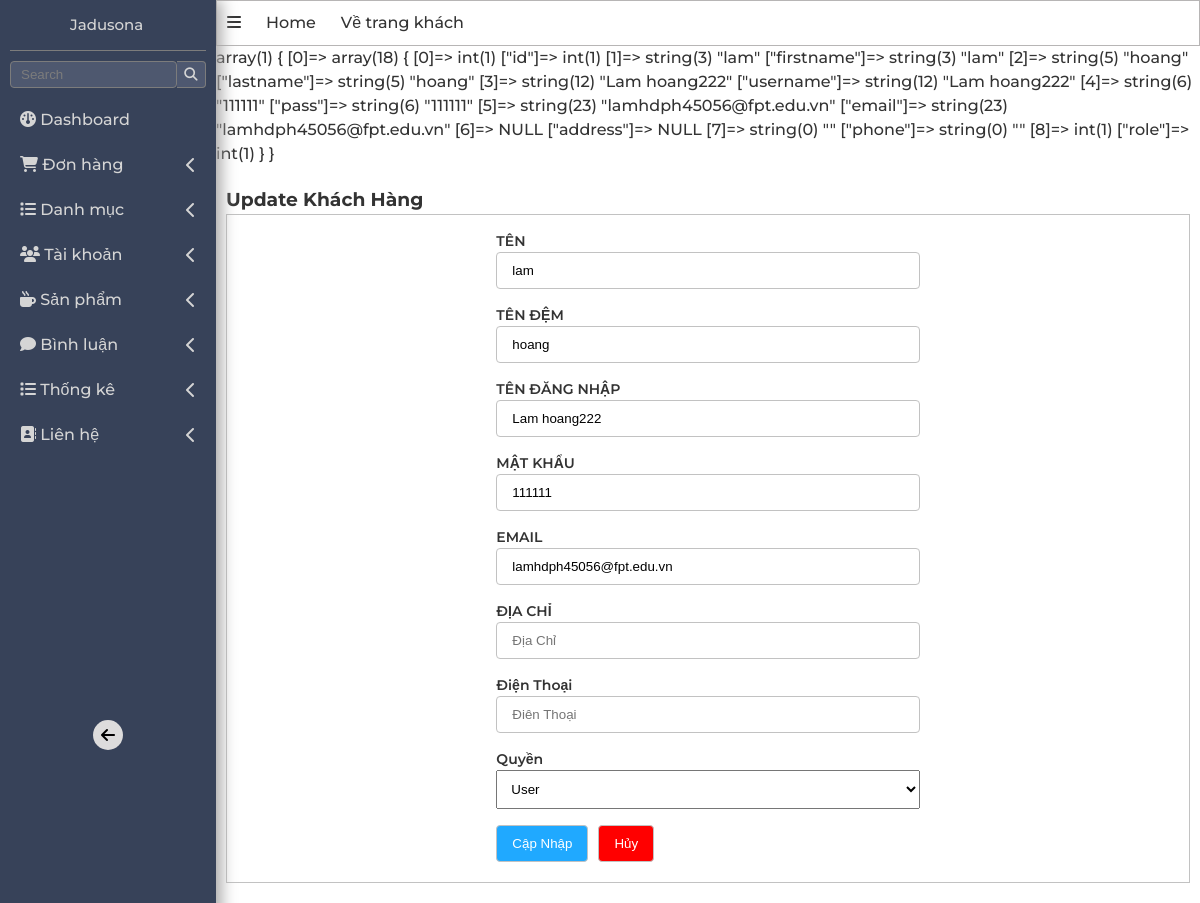
/admin/index.php?act=suatk&id=1 (signed in), run on the app's committed database.
### tables this page shows
CREATE TABLE `taikhoan` (
  `id` int(11) NOT NULL,
  `firstname` varchar(255) NOT NULL,
  `lastname` varchar(255) NOT NULL,
  `username` varchar(255) NOT NULL,
  `pass` varchar(255) NOT NULL,
  `email` varchar(255) NOT NULL,
  `address` varchar(255) DEFAULT NULL,
  `phone` varchar(255) DEFAULT NULL,
  `role` tinyint(4) NOT NULL DEFAULT 0
);

### model/pdo.php (called while the page is built, shortened)
<?php
function pdo_get_connection(){
    $dburl = "mysql:host=localhost;dbname=duan1;charset=utf8";
    $username = 'root';
    $password = '';
    $conn = new PDO($dburl, $username, $password);
    $conn->setAttribute(PDO::ATTR_ERRMODE, PDO::ERRMODE_EXCEPTION);
    return $conn;
}
function pdo_query($sql){
    $sql_args = array_slice(func_get_args(), 1);
    try{
        $conn = pdo_get_connection();
        $stmt = $conn->prepare($sql);
        $stmt->execute($sql_args);
        $rows = $stmt->fetchAll();
        return $rows;
    }
    catch(PDOException $e){
        throw $e;
    }
    finally{
        unset($conn);
    }
}

### model/taikhoan.php (called while the page is built, shortened)
<?php
    function loadall_taikhoan($id,$role){
        $sql = "select * from taikhoan where 1";
        $sql.= " order by id desc";
        $listtaikhoan = pdo_query($sql);
        return $listtaikhoan;
    }
    function loadone_taikhoan($id){
        $sql = "select * from taikhoan where id = '$id'";
        $user = pdo_query($sql);
        return $user;
    }
?>

### admin/taikhoan/update.php (the view, shortened to what this page needs)
<?php
    if(is_array($taikhoan)){
        var_dump($taikhoan);
      }
?>
<main class="w-100 d-f f-d">
          <h3>Update Khách Hàng</h3>
          <div class="search_list-product-admin w-100 d-f jf-c">
            <form action="index.php?act=updatetk" class="general-form" method="post" enctype="multipart/form-data">
            <div class="block_form d-f f-d">
                <label for=""> TÊN  </label>
                <input type="text" placeholder="Tên" name="firstname"  value="<?=$taikhoan[0]['firstname']?>">
              </div>
              <div class="block_form d-f f-d">
                <label for=""> TÊN ĐỆM  </label>
                <input type="text" placeholder="Tên Đệm" name="lastname"  value="<?=$taikhoan[0]['lastname']?>">
              </div>
              <div class="block_form d-f f-d">
                <label for=""> TÊN ĐĂNG NHẬP  </label>
                <input type="text" placeholder="Tên Đang Nhập" name="tentk"  value="<?=$taikhoan[0]['username']?>">
              </div>
              <div class="block_form d-f f-d">
                <label for="">MẬT KHẨU</label>
                <input type="text" placeholder="MẬT KHẨU" name="matkhau" value="<?=$taikhoan[0]['pass']?>">
              </div>
              <div class="block_form d-f f-d">
                <label for="">EMAIL</label>
                <input type="text" placeholder="Email" name="email" value="<?=$taikhoan[0]['email']?>">
              </div>
              <div class="block_form d-f f-d">
                <label for="">ĐỊA CHỈ	</label>
                <input type="text" placeholder="Địa Chỉ" name="diachi" value="<?=$taikhoan[0]['address']?>">
              </div><div class="block_form d-f f-d">
                <label for="">Điện Thoại</label>
                <input type="text" placeholder="Điên Thoại" name="dienthoai" value="<?=$taikhoan[0]['phone']?>">
              </div>
              <div class="block_form d-f f-d">
                <label for="">Quyền</label>
                <select name="vaitro" id="">
                  <option value="0">User</option>
                </select>
              </div>
              <div class="block_form d-f g-10 al-c">
               <input type="submit" value="Cập Nhập" class="submit-general-form" name="capnhap">
               <input type="reset" value="Hủy" class="cancel-general-form" >
              </div>
            </form>
          </div>
</main>

### assets/css/global.css (style rules this page uses)
* { padding: 0; margin: 0; box-sizing: border-box; }
:root { --primary-color: rgb(28, 205, 28); --white: rgb(255, 255, 255); --black: black; --font-family: "Montserrat", sans-serif; --text-color: #333; --bg-header-contact: rgb(237, 237, 237); --font-weight: 500; --font-size: 1.6em; --padding-website : 5%; --admin-sideBar-border : #7c7c7c; --border-cart :rgb(193, 193, 193); }
html { font-size: 62.5%; }
body { font-size: var(--font-size); font-family: var(--font-family); line-height: 1.5; font-weight: var(--font-weight); text-rendering: optimizeSpeed; color: var(--text-color); }
.d-f { display: flex; }
.jf-c { justify-content: center; }
.f-d { flex-direction: column; }
.al-c { align-items: center; }
.w-100 { width: 100%; }
.g-10 { gap: 10px; }

### assets/css/admin/admin.css (style rules this page uses)
:root { --color-text--sidebar :rgb(213, 213, 213); --border-color-form-table: #c2c2c2; }
main { padding: 20px 10px ; }
.search_list-product-admin { border: 1px solid var(--border-color-form-table); }
.general-form { padding: 0px 28%; padding-bottom: 20px; width: 100%; font-size: 1.4rem; }
.general-form label { font-weight: 600; }
.block_form { margin-top: 1.6rem; }
.general-form>.block_form>input { border: 1px solid var(--border-color-form-table); border-radius: 4px; outline: none; padding: 10px 15px; }
.general-form>.block_form>select { padding: 10px; }
.submit-general-form { background-color: rgb(32, 169, 255); color: var(--white); }
.cancel-general-form { background-color: red; color: var(--white); ; }

### data on the page
taikhoan: firstname "lam", lastname "hoang", tentk "Lam hoang222", matkhau "111111", email "lamhdph45056@fpt.edu.vn"
